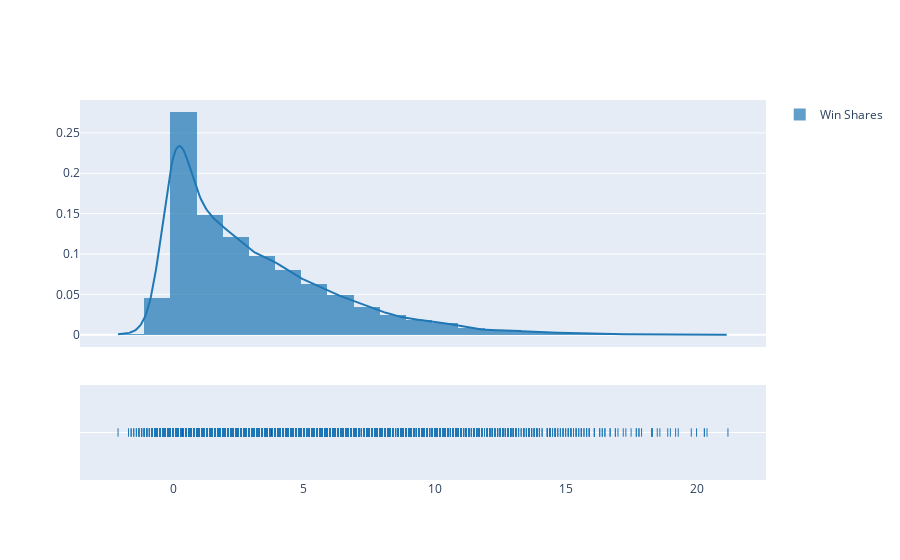

Notebook code for this chart:
### Markdown cell above
# Comparing all seasons (1980 - 2019)

### Code cell
# Distribution of win shares 
ff.create_distplot([list(data.ws)], ['Win Shares'])

### Figure 1 — Plotly figure (JSON) as saved in the notebook; plotly's stock layout.template omitted (floating-point values rounded to 4 significant figures; data arrays with more than 128 entries replaced by an {"elided": "..."} marker saying what was removed)
{"data": [{"autobinx": false, "histnorm": "probability density", "legendgroup": "Win Shares", "marker": {"color": "rgb(31, 119, 180)"}, "name": "Win Shares", "opacity": 0.7, "type": "histogram", "x": {"elided": "14356 float values"}, "xaxis": "x", "xbins": {"end": 21.2, "size": 1, "start": -2.1}, "yaxis": "y"}, {"legendgroup": "Win Shares", "marker": {"color": "rgb(31, 119, 180)"}, "mode": "lines", "name": "Win Shares", "showlegend": false, "type": "scatter", "x": {"elided": "500 float values"}, "xaxis": "x", "y": {"elided": "500 float values"}, "yaxis": "y"}, {"legendgroup": "Win Shares", "marker": {"color": "rgb(31, 119, 180)", "symbol": "line-ns-open"}, "mode": "markers", "name": "Win Shares", "showlegend": false, "type": "scatter", "x": {"elided": "14356 float values"}, "xaxis": "x", "y": {"elided": "14356 str values"}, "yaxis": "y2"}], "layout": {"barmode": "overlay", "hovermode": "closest", "legend": {"traceorder": "reversed"}, "xaxis": {"anchor": "y2", "domain": [0, 1], "zeroline": false}, "yaxis": {"anchor": "free", "domain": [0.35, 1], "position": 0}, "yaxis2": {"anchor": "x", "domain": [0, 0.25], "dtick": 1, "showticklabels": false}}}
